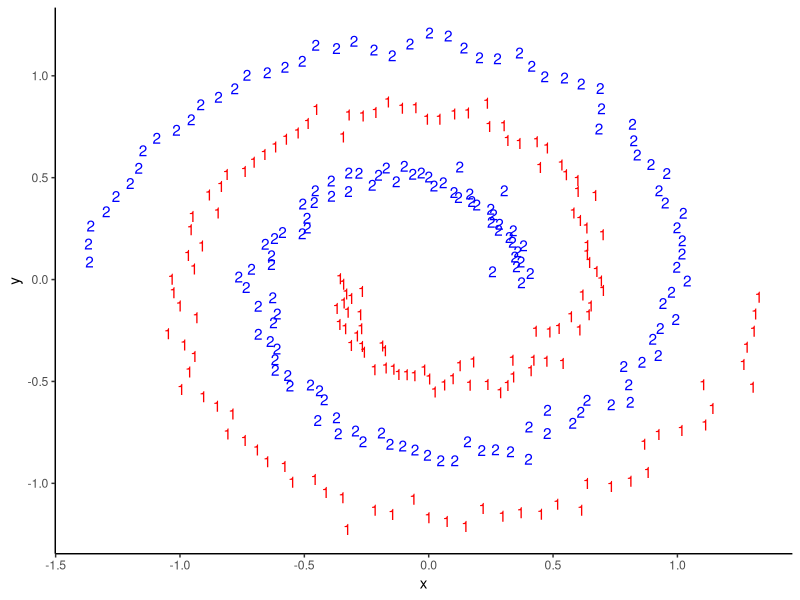
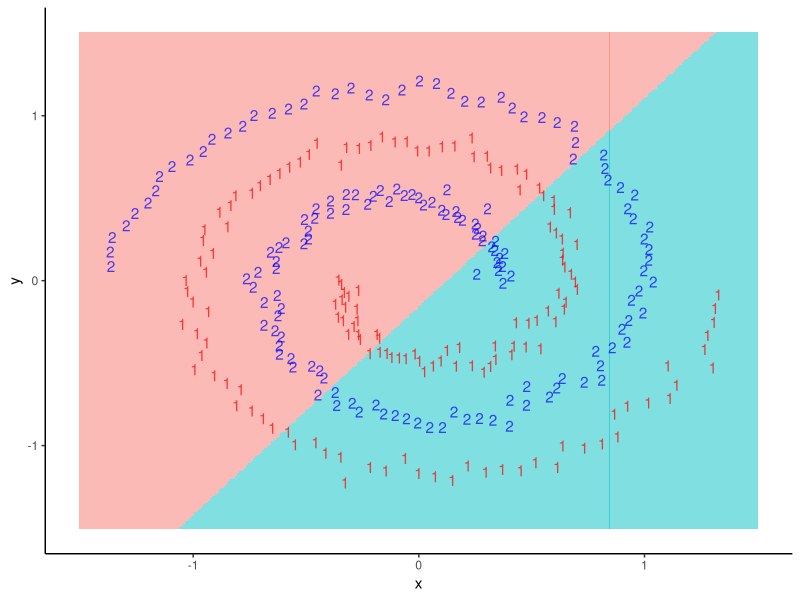
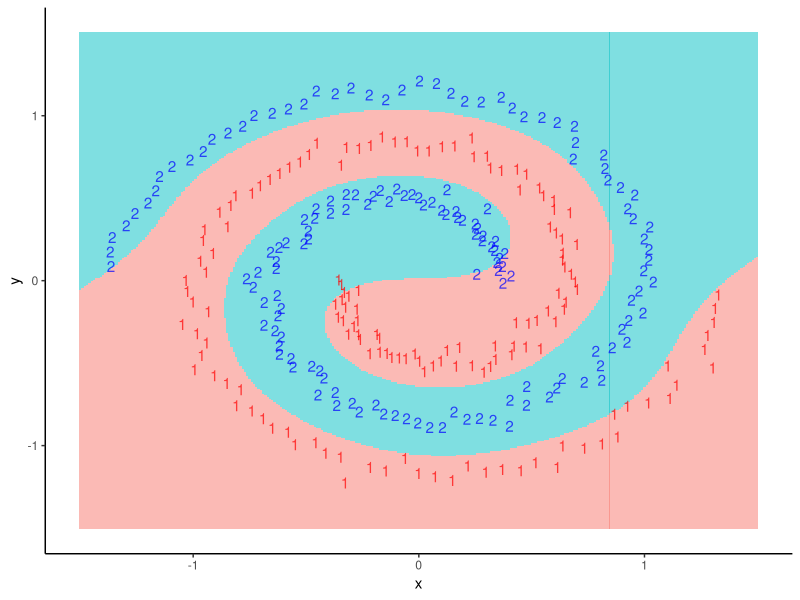
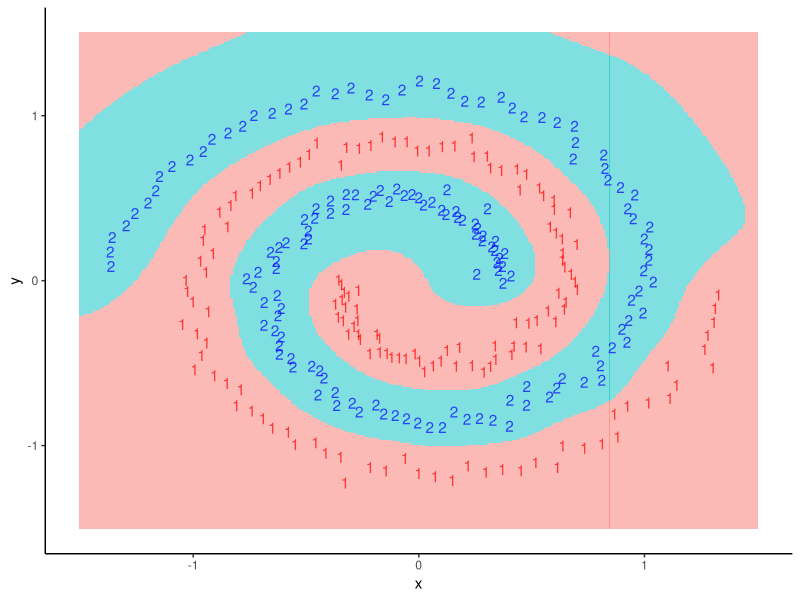

The R source for these figures, in order:
## ---- chunk 1
library(kernlab)
data("spirals")
sc<-specc(spirals, centers=2)
s<-data.frame(x=spirals[,1], y=spirals[,2], class=as.factor(sc))
## ---- chunk 2
library(ggplot2)
ggplot(data=s)+
  geom_text(aes(x=x,y=y,label=class, color=class))+
  scale_color_manual(values = c("red","blue"))+
  theme_classic()+
  theme(legend.position = "none")
## ---- chunk 3
set.seed(1234)
s$group<-sample.int(100,size=dim(s)[[1]], replace = TRUE)
s_train<-subset(s, group>10)
s_test<-subset(s, group<=10)
library(e1071)
model<-
  svm(class~x+y,data=s_train, kernel="linear", type="nu-classification")
summary(model)
## ---- chunk 4
s_test$pred<-predict(model, newdata=s_test, type="response")
table(pred=s_test$pred, truth=s_test$class)
## ---- chunk 5
shading<-expand.grid(x=seq(-1.5,1.5, by=0.01), 
                     y=seq(-1.5,1.5, by=0.01))
shading$pred<-predict(model, newdata=shading, type="response")

ggplot(mapping=aes(x=x,y=y))+
  geom_tile(data=shading, aes(fill=pred), 
            show.legend = FALSE, alpha=0.5)+
  scale_color_manual(values=c("red","blue"))+
  geom_text(data=s,
            aes(label=class, color=class), alpha=0.7)+
  theme_classic()+
  theme(legend.position = "none")
## ---- chunk 6
model<-
  svm(class~x+y,data=s_train, kernel="radial", type="nu-classification",
      gamma=1)
s_test$pred<-predict(model, newdata=s_test, type="response")
shading<-expand.grid(x=seq(-1.5,1.5, by=0.01), 
                     y=seq(-1.5,1.5, by=0.01))
shading$pred<-predict(model, newdata=shading, type="response")

ggplot(mapping=aes(x=x,y=y))+
  geom_tile(data=shading, aes(fill=pred), 
            show.legend = FALSE, alpha=0.5)+
  scale_color_manual(values=c("red","blue"))+
  geom_text(data=s,
            aes(label=class, color=class), alpha=0.7)+
  theme_classic()+
  theme(legend.position = "none")
## ---- chunk 7
model<-
  svm(class~x+y,data=s_train, kernel="radial", type="nu-classification",
      gamma=10)
s_test$pred<-predict(model, newdata=s_test, type="response")
shading<-expand.grid(x=seq(-1.5,1.5, by=0.01), 
                     y=seq(-1.5,1.5, by=0.01))
shading$pred<-predict(model, newdata=shading, type="response")

ggplot(mapping=aes(x=x,y=y))+
  geom_tile(data=shading, aes(fill=pred), 
            show.legend = FALSE, alpha=0.5)+
  scale_color_manual(values=c("red","blue"))+
  geom_text(data=s,
            aes(label=class, color=class), alpha=0.7)+
  theme_classic()+
  theme(legend.position = "none")
